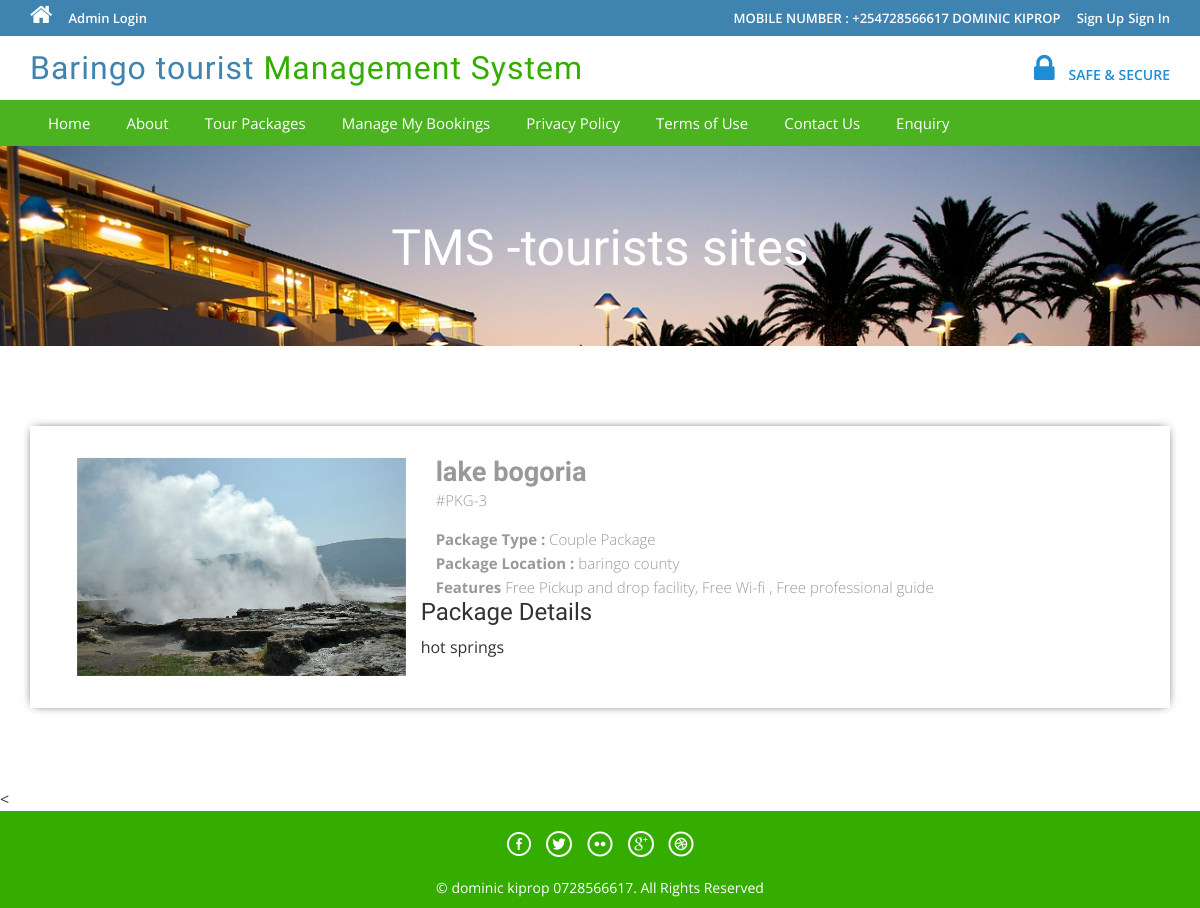
The page /package-details.php?pkgid=3 on the database its author committed.
### tables this page shows
CREATE TABLE `tbltourpackages` (
  `PackageId` int(11) NOT NULL,
  `PackageName` varchar(200) DEFAULT NULL,
  `PackageType` varchar(150) DEFAULT NULL,
  `PackageLocation` varchar(100) DEFAULT NULL,
  `PackagePrice` int(11) DEFAULT NULL,
  `PackageFetures` varchar(255) DEFAULT NULL,
  `PackageDetails` mediumtext DEFAULT NULL,
  `PackageImage` varchar(100) DEFAULT NULL,
  `Creationdate` timestamp NULL DEFAULT current_timestamp(),
  `UpdationDate` timestamp NULL DEFAULT NULL ON UPDATE current_timestamp()
);

### package-details.php (the view, shortened to what this page needs)
<?php
include('includes/config.php');
?>
<!DOCTYPE HTML>
<html>
<head>
	<link href="css/bootstrap.css" rel='stylesheet' type='text/css' />
	<link href="css/style.css" rel='stylesheet' type='text/css' />
	<link href="css/font-awesome.css" rel="stylesheet">
	<link href="css/animate.css" rel="stylesheet" type="text/css" media="all">
	<link rel="stylesheet" href="css/jquery-ui.css" />
</head>
<body>
	<?php include('includes/header.php'); ?>
	<div class="banner-3">
		<div class="container">
			<h1 class="wow zoomIn animated animated" data-wow-delay=".5s" style="visibility: visible; animation-delay: 0.5s; animation-name: zoomIn;"> TMS -tourists sites</h1>
		</div>
	</div>
	<div class="selectroom">
		<div class="container">
			<?php
			$pid = intval($_GET['pkgid']);
			$sql = "SELECT * from tbltourpackages where PackageId=:pid";
			$query = $dbh->prepare($sql);
			$query->bindParam(':pid', $pid, PDO::PARAM_STR);
			$query->execute();
			$results = $query->fetchAll(PDO::FETCH_OBJ);
			if ($query->rowCount() > 0) {
				foreach ($results as $result) {	?>
					<form name="book" method="post">
						<div class="selectroom_top">
							<div class="col-md-4 selectroom_left wow fadeInLeft animated" data-wow-delay=".5s">
								<img src="admin/pacakgeimages/<?php echo htmlentities($result->PackageImage); ?>" class="img-responsive" alt="">
							</div>
							<div class="col-md-8 selectroom_right wow fadeInRight animated" data-wow-delay=".5s">
								<h2><?php echo htmlentities($result->PackageName); ?></h2>
								<p class="dow">#PKG-<?php echo htmlentities($result->PackageId); ?></p>
								<p><b>Package Type :</b> <?php echo htmlentities($result->PackageType); ?></p>
								<p><b>Package Location :</b> <?php echo htmlentities($result->PackageLocation); ?></p>
								<p><b>Features</b> <?php echo htmlentities($result->PackageFetures); ?></p>
							</div>
							<h3>Package Details</h3>
							<p style="padding-top: 1%"><?php echo htmlentities($result->PackageDetails); ?> </p>
							<div class="clearfix"></div>
						</div>
					</form>
			<?php }
			} ?>
		</div>
	</div>
	<
		<?php include('includes/footer.php'); ?>
</body>
</html>

### css/style.css (style rules this page uses)
html, body { font-size: 100%; background: #fff; font-family: 'Open Sans', sans-serif; }
h1,h2,h3,h4,h5,h6 { margin:0; font-family: 'Roboto Condensed', sans-serif; }
p { margin:0; }
.banner-3 { background: url(../images/6.jpg)no-repeat; background-size: cover; -webkit-background-size: cover; -o-background-size: cover; -ms-background-size: cover; -moz-background-size: cover; min-height:200px; }
.banner-3 h1 { font-size: 50px; margin-bottom: 40px; padding: 1.5em 0 0; text-align: center; color: #fff; }
.selectroom { padding: 5em 0 3em; }
.selectroom_top { padding: 2em; box-shadow: 0px 0px 10px -4px #000; margin-bottom: 2em; }
.selectroom_right h2 { font-size: 1.7em; color: #999; font-weight: 600; margin: 0; }
p.dow { font-size: 15px; color: #999; font-weight: 300; line-height: 1.8em; margin-bottom:1em; }
.selectroom_right p { font-size: 15px; line-height: 1.6em; font-weight: 300; color: #999; }

### rows shown on the page
tbltourpackages: PackageImage (picture), PackageName "lake bogoria", PackageId "3", PackageType "Couple Package", PackageLocation "baringo county", PackageFetures "Free Pickup and drop facility, Free Wi-fi , Free professional guide", PackageDetails "hot springs"
